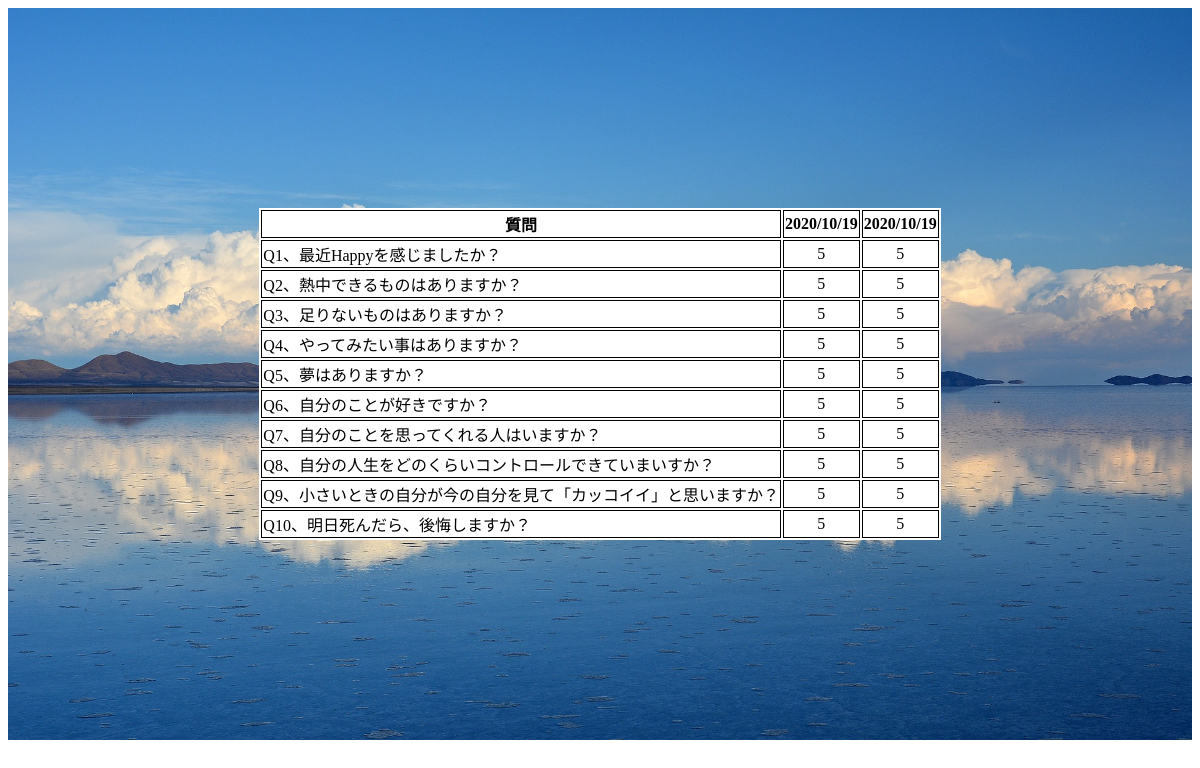
The page /dbtest (signed in) on the database as committed earlier.
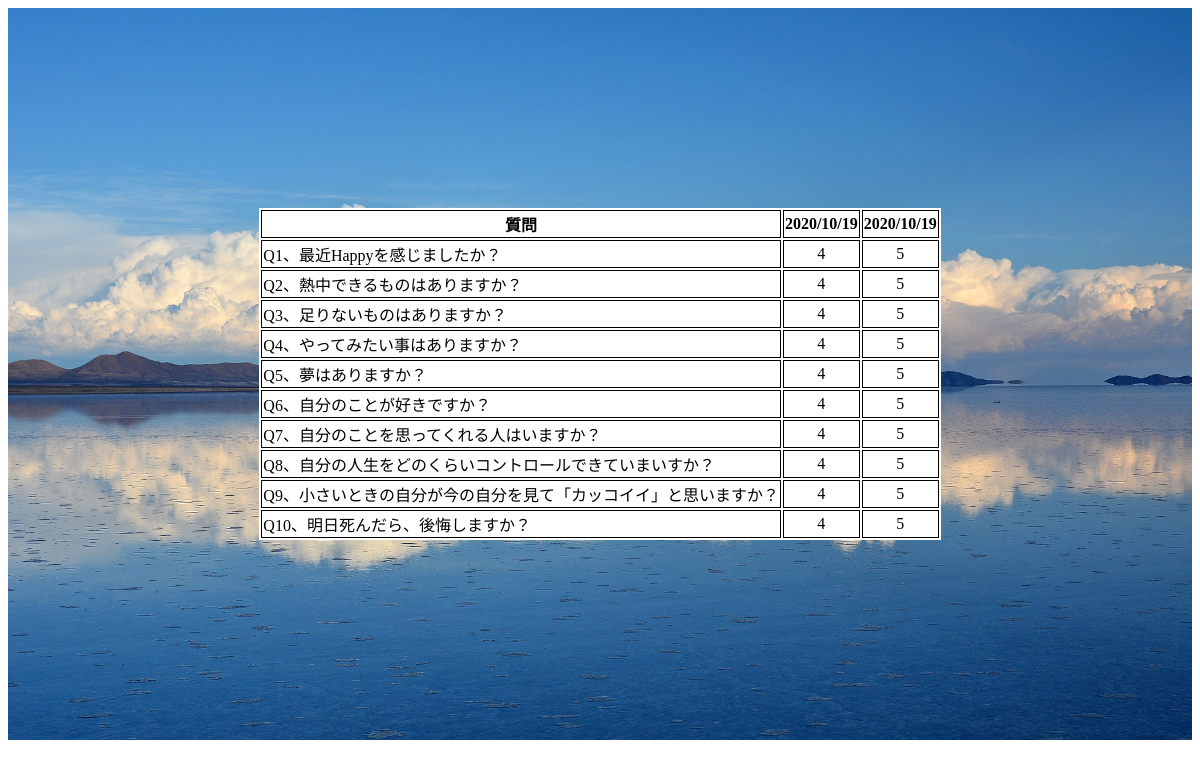
The same page on the database as committed later.
### tables this page shows
CREATE TABLE "question" (
	"id"	INTEGER,
	"user_id"	INTEGER,
	"question_id"	INTEGER,
	"anser"	INTEGER,
	"date"	INTEGER,
	PRIMARY KEY("id" AUTOINCREMENT)
);

### app.py (the view)
@app.route("/dbtest")
def dbtest():
    user_id=session['user_id']
    conn = sqlite3.connect("hitoiki.db")
    c = conn.cursor()
    c.execute("select anser  from question where question_id = 1 order by id  desc")
    list1 = c.fetchall()
    print(list1)
    c.execute("select anser  from question where question_id = 2 order by id desc ")
    list2 = c.fetchall()
    print(list2)
    c.execute("select anser  from question where question_id = 3 order by id desc ")
    list3 = c.fetchall()
    c.execute("select anser  from question where question_id = 4 order by id desc ")
    list4 = c.fetchall()
    c.execute("select anser  from question where question_id = 5 order by id desc ")
    list5 = c.fetchall()
    c.execute("select anser  from question where question_id = 6 order by id desc ")
    list6 = c.fetchall()
    c.execute("select anser  from question where question_id = 7 order by id desc ")
    list7 = c.fetchall()
    c.execute("select anser  from question where question_id = 8 order by id desc ")
    list8 = c.fetchall()
    c.execute("select anser  from question where question_id = 9 order by id desc ")
    list9 = c.fetchall()
    c.execute("select anser  from question where question_id = 10 order by id desc ")
    list10 = c.fetchall()
    c.execute("select date  from question where question_id = 1 AND user_id = ? order by id desc",(user_id,))
    time = c.fetchall()
    print(time)
    c.close()
    return render_template("result.html",list1=list1, list2=list2, list3=list3 ,list4=list4, list5=list5, list6=list6, list7=list7, list8=list8,list9=list9, list10=list10, time=time)

### templates/result.html
{% extends 'base.html' %}
{% block content %}
<div class="container">
    <form action="/result">
        <table>
            <tr>
                <th>質問</th>
                <th>{{time[0][0]}}</th>
                <th>{{time[1][0]}}</th>
            </tr>
            <tr>
                <td class="result_q">Q1、最近Happyを感じましたか？</td>
                <td>{{list1[0][0]}}</td>
                <td>{{list1[1][0]}}</td>
            </tr>
            <tr>
                <td class="result_q">Q2、熱中できるものはありますか？</td>
                <td>{{list2[0][0]}}</td>
                <td>{{list2[1][0]}}</td>
            </tr>
            <tr>
                <td class="result_q">Q3、足りないものはありますか？</td>
                <td>{{list3[0][0]}}</td>
                <td>{{list3[1][0]}}</td>
            </tr>
            <tr>
                <td class="result_q">Q4、やってみたい事はありますか？</td>
                <td>{{list4[0][0]}}</td>
                <td>{{list4[1][0]}}</td>
            </tr>
            <tr>
                <td class="result_q">Q5、夢はありますか？</td>
                <td>{{list5[0][0]}}</td>
                <td>{{list5[1][0]}}</td>
            </tr>
            <tr>
                <td class="result_q">Q6、自分のことが好きですか？</td>
                <td>{{list6[0][0]}}</td>
                <td>{{list6[1][0]}}</td>
            </tr>
            <tr>
                <td class="result_q">Q7、自分のことを思ってくれる人はいますか？</td>
                <td>{{list7[0][0]}}</td>
                <td>{{list7[1][0]}}</td>
            </tr>
            <tr>
                <td class="result_q">Q8、自分の人生をどのくらいコントロールできていまいすか？</td>
                <td>{{list8[0][0]}}</td>
                <td>{{list8[1][0]}}</td>
            </tr>
            <tr>
                <td class="result_q">Q9、小さいときの自分が今の自分を見て「カッコイイ」と思いますか？</td>
                <td>{{list9[0][0]}}</td>
                <td>{{list9[1][0]}}</td>
            </tr>
            <tr>
                <td class="result_q">Q10、明日死んだら、後悔しますか？</td>
                <td>{{list10[0][0]}}</td>
                <td>{{list10[1][0]}}</td>
            </tr>
        </table>
    </form>
</div>
{% endblock %}

Rows that differ between the two databases and show on the page:
no longer on this page (row unchanged): question: date "2020/10/19", anser "5"
no longer on this page (row unchanged): question: anser "5"
no longer on this page (row unchanged): question: anser "5"
no longer on this page (row unchanged): question: anser "5"
no longer on this page (row unchanged): question: anser "5"
no longer on this page (row unchanged): question: anser "5"
no longer on this page (row unchanged): question: anser "5"
no longer on this page (row unchanged): question: anser "5"
no longer on this page (row unchanged): question: anser "5"
no longer on this page (row unchanged): question: anser "5"
added question: date "2020/10/19", anser "4"
added question: anser "4"
added question: anser "4"
added question: anser "4"
added question: anser "4"
added question: anser "4"
added question: anser "4"
added question: anser "4"
added question: anser "4"
added question: anser "4"
Other text that changed with them:
{{ list1[0][0] }}: "5" → "4"
{{ list2[0][0] }}: "5" → "4"
{{ list3[0][0] }}: "5" → "4"
{{ list4[0][0] }}: "5" → "4"
{{ list5[0][0] }}: "5" → "4"
{{ list6[0][0] }}: "5" → "4"
{{ list7[0][0] }}: "5" → "4"
{{ list8[0][0] }}: "5" → "4"
{{ list9[0][0] }}: "5" → "4"
{{ list10[0][0] }}: "5" → "4"
